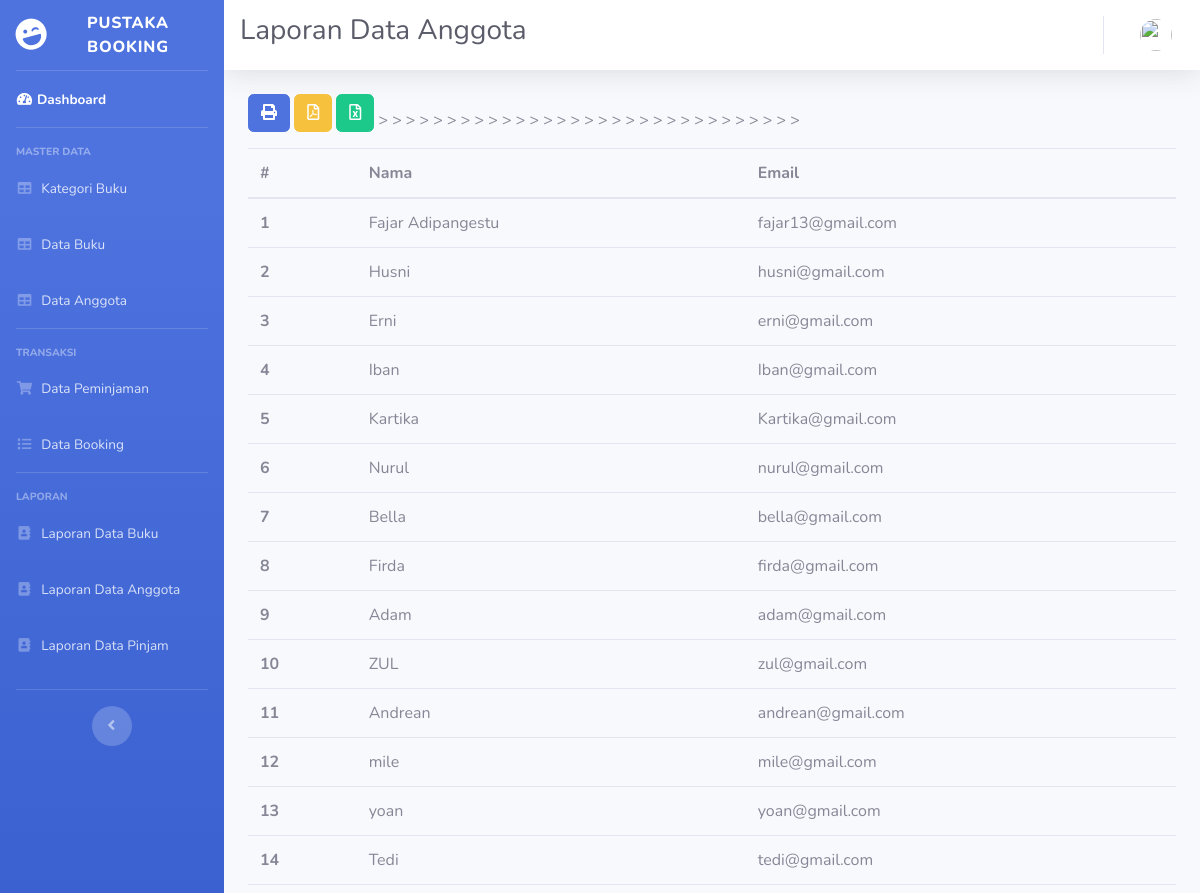
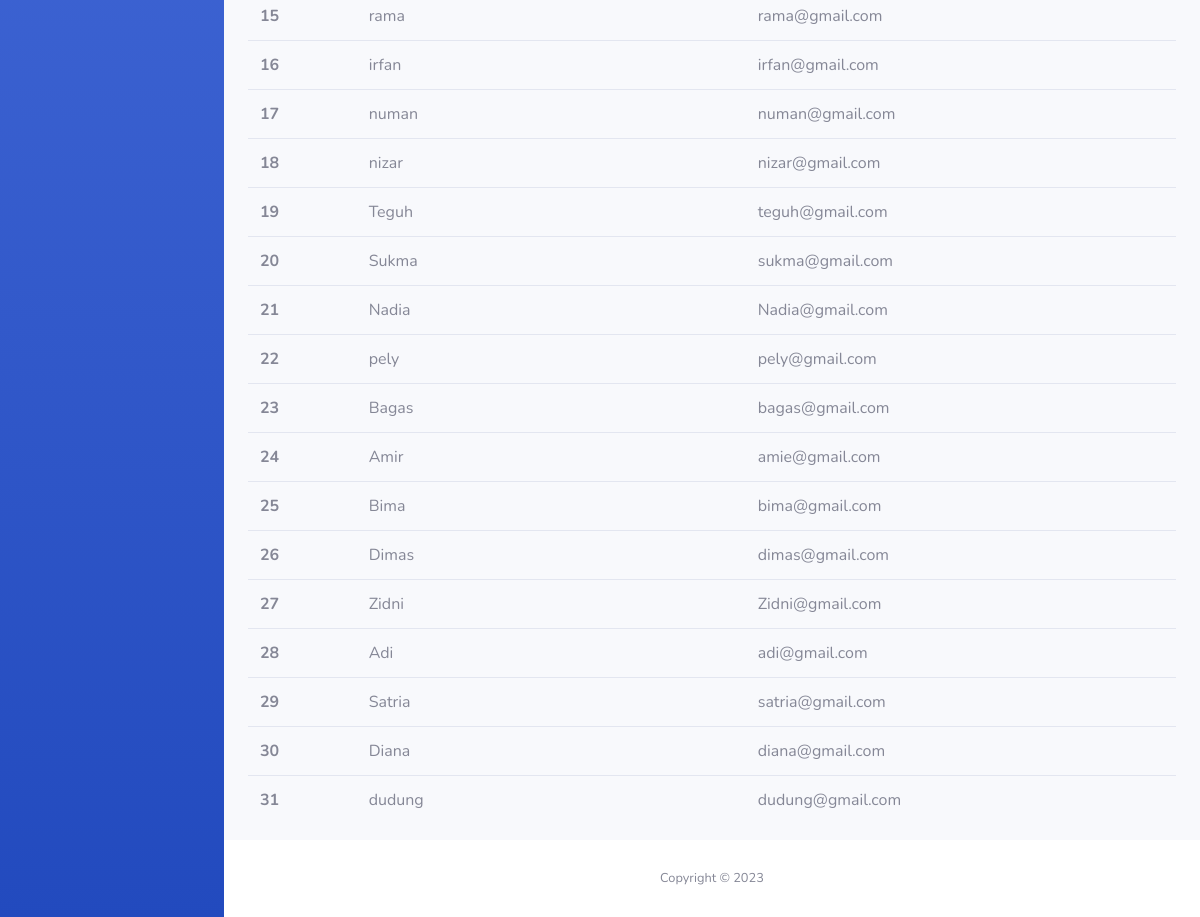
The page /index.php/laporan/laporan_anggota on the database its author committed (2 pictures, top to bottom).
### tables this page shows
CREATE TABLE `user` (
  `id` int(11) NOT NULL,
  `nama` varchar(128) NOT NULL,
  `email` varchar(128) NOT NULL,
  `alamat` varchar(125) NOT NULL,
  `image` varchar(128) NOT NULL,
  `password` varchar(256) NOT NULL,
  `role_id` int(11) NOT NULL,
  `is_active` int(1) NOT NULL,
  `tanggal_input` int(11) NOT NULL
);

### application/controllers/Laporan.php (called while the page is built, shortened)
<?php
class Laporan extends CI_Controller
{
    public function laporan_anggota()
    {
        $data['judul'] = 'Laporan Data Anggota';
        $data['user'] = $this->ModelUser->cekData(['email' => $this->session->userdata('email')])->row_array();
        $data['laporan'] = $this->db->query("select * from user")->result_array();
        $this->load->view('admin/header', $data);
        $this->load->view('admin/sidebar', $data);
        $this->load->view('admin/topbar', $data);
        $this->load->view('anggota/laporan-anggota', $data);
        $this->load->view('admin/footer');
    }
}

### index.php (called while the page is built, shortened)
<?php
require_once BASEPATH.'core/CodeIgniter.php';

### application/views/anggota/laporan-anggota.php (the view, shortened to what this page needs)
<div class="container-fluid">
    <div class="row">
        <div class="col-lg-12">
            <a href="<?= base_url('laporan/cetak_laporan_anggota'); ?>" class="btn btn-primary mb-3"><i class="fas fa-print"></i> </a>
            <a href="<?= base_url('laporan/laporan_anggota_pdf'); ?>" class="btn btn-warning mb-3"><i class="far fa-file-pdf"></i> </a>
            <a href="<?= base_url('laporan/export_excel_anggota'); ?>" class="btn btn-success mb-3"><i class="far fa-file-excel"></i> </a>
            <table class="table table-hover">
                <thead>
                    <tr>
                        <th scope="col">#</th>
                        <th scope="col">Nama </th>
                        <th scope="col">Email </th>
                    </tr>
                </thead>
                <tbody>
                    <?php
                    $a = 1;
                    foreach ($laporan as $l) { ?>
                        <tr>
                            <th scope="row"><?= $a++; ?></th>
                            <td><?= $l['nama']; ?></td>
                            <td><?= $l['email']; ?></td>>
                        </tr>
                    <?php } ?>
                </tbody>
            </table>
        </div>
    </div>
</div>
</div>

### rows shown on the page
user: nama "Fajar Adipangestu", email "fajar13@gmail.com"
user: nama "Husni", email "husni@gmail.com"
user: nama "Erni", email "erni@gmail.com"
user: nama "Iban", email "Iban@gmail.com"
user: nama "Kartika", email "Kartika@gmail.com"
user: nama "Nurul", email "nurul@gmail.com"
user: nama "Bella", email "bella@gmail.com"
user: nama "Firda", email "firda@gmail.com"
user: nama "Adam", email "adam@gmail.com"
user: nama "ZUL", email "zul@gmail.com"
user: nama "Andrean", email "andrean@gmail.com"
user: nama "mile", email "mile@gmail.com"
user: nama "yoan", email "yoan@gmail.com"
user: nama "Tedi", email "tedi@gmail.com"
user: nama "rama", email "rama@gmail.com"
user: nama "irfan", email "irfan@gmail.com"
user: nama "numan", email "numan@gmail.com"
user: nama "nizar", email "nizar@gmail.com"
user: nama "Teguh", email "teguh@gmail.com"
user: nama "Sukma", email "sukma@gmail.com"
user: nama "Nadia", email "Nadia@gmail.com"
user: nama "pely", email "pely@gmail.com"
user: nama "Bagas", email "bagas@gmail.com"
user: nama "Amir", email "amie@gmail.com"
user: nama "Bima", email "bima@gmail.com"
user: nama "Dimas", email "dimas@gmail.com"
user: nama "Zidni", email "Zidni@gmail.com"
user: nama "Adi", email "adi@gmail.com"
user: nama "Satria", email "satria@gmail.com"
user: nama "Diana", email "diana@gmail.com"
user: nama "dudung", email "dudung@gmail.com"

### other values the page prints
$judul "Laporan Data Anggota"
